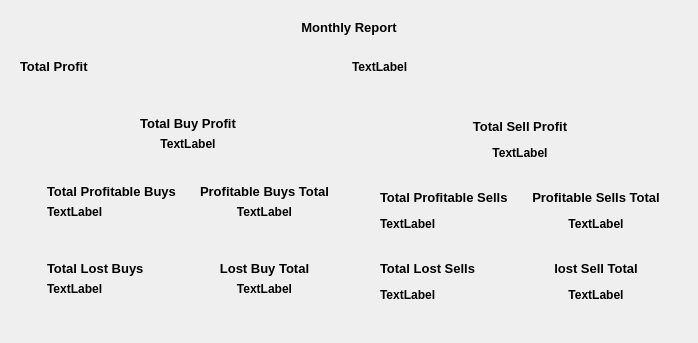
                 <widget class="QWidget" name="widget_70" native="true">
                  <layout class="QVBoxLayout" name="verticalLayout_84">
                   <item>
                    <layout class="QVBoxLayout" name="verticalLayout_83">
                     <item>
                      <widget class="QWidget" name="widget_45" native="true">
                       <layout class="QVBoxLayout" name="verticalLayout_76">
                        <item>
                         <widget class="QLabel" name="weeklyreportlabel_2">
                          <property name="font">
                           <font>
                            <pointsize>10</pointsize>
                            <bold>true</bold>
                           </font>
                          </property>
                          <property name="text">
                           <string>Monthly Report</string>
                          </property>
                          <property name="alignment">
                           <set>Qt::AlignCenter</set>
                          </property>
                         </widget>
                        </item>
                       </layout>
                      </widget>
                     </item>
                     <item>
                      <widget class="QWidget" name="widget_53" native="true">
                       <layout class="QHBoxLayout" name="horizontalLayout_55">
                        <item>
                         <layout class="QHBoxLayout" name="horizontalLayout_60">
                          <item>
                           <widget class="QLabel" name="weeklyreport_total_label_2">
                            <property name="font">
                             <font>
                              <pointsize>10</pointsize>
                              <bold>true</bold>
                             </font>
                            </property>
                            <property name="text">
                             <string>Total Profit</string>
                            </property>
                            <property name="alignment">
                             <set>Qt::AlignLeading|Qt::AlignLeft|Qt::AlignVCenter</set>
                            </property>
                           </widget>
                          </item>
                          <item>
                           <widget class="QLabel" name="filweeklyreport_totalprofit_2">
                            <property name="font">
                             <font>
                              <bold>true</bold>
                             </font>
                            </property>
                            <property name="text">
                             <string>TextLabel</string>
                            </property>
                           </widget>
                          </item>
                         </layout>
                        </item>
                       </layout>
                      </widget>
                     </item>
                     <item>
                      <widget class="QWidget" name="widget_54" native="true">
                       <layout class="QHBoxLayout" name="horizontalLayout_51">
                        <item>
                         <widget class="QWidget" name="widget_60" native="true">
                          <layout class="QVBoxLayout" name="verticalLayout_60">
                           <item>
                            <layout class="QVBoxLayout" name="verticalLayout_59">
                             <item>
                              <widget class="QWidget" name="widget_69" native="true">
                               <layout class="QVBoxLayout" name="verticalLayout_40">
                                <item>
                                 <layout class="QVBoxLayout" name="verticalLayout_64">
                                  <item>
                                   <widget class="QLabel" name="monthreporttutalbuyprofitlabel_6">
                                    <property name="font">
                                     <font>
                                      <pointsize>10</pointsize>
                                      <bold>true</bold>
                                     </font>
                                    </property>
                                    <property name="text">
                                     <string>Total Buy Profit</string>
                                    </property>
                                    <property name="alignment">
                                     <set>Qt::AlignCenter</set>
                                    </property>
                                   </widget>
                                  </item>
                                  <item>
                                   <widget class="QLabel" name="filweekreporttotalbuyprofit_5">
                                    <property name="font">
                                     <font>
                                      <bold>true</bold>
                                     </font>
                                    </property>
                                    <property name="text">
                                     <string>TextLabel</string>
                                    </property>
                                    <property name="alignment">
                                     <set>Qt::AlignCenter</set>
                                    </property>
                                   </widget>
                                  </item>
                                 </layout>
                                </item>
                               </layout>
                              </widget>
                             </item>
                             <item>
                              <widget class="QWidget" name="widget_55" native="true">
                               <layout class="QHBoxLayout" name="horizontalLayout_50">
                                <item>
                                 <widget class="QWidget" name="widget_56" native="true">
                                  <layout class="QHBoxLayout" name="horizontalLayout_84">
                                   <item>
                                    <layout class="QVBoxLayout" name="verticalLayout_63">
                                     <item>
                                      <widget class="QLabel" name="monthreporttutalbuylabel_6">
                                       <property name="font">
                                        <font>
                                         <pointsize>10</pointsize>
                                         <bold>true</bold>
                                        </font>
                                       </property>
                                       <property name="text">
                                        <string>Total Profitable Buys</string>
                                       </property>
                                      </widget>
                                     </item>
                                     <item>
                                      <widget class="QLabel" name="filweekreporttotalbuy_5">
                                       <property name="font">
                                        <font>
                                         <bold>true</bold>
                                        </font>
                                       </property>
                                       <property name="text">
                                        <string>TextLabel</string>
                                       </property>
                                       <property name="alignment">
                                        <set>Qt::AlignLeading|Qt::AlignLeft|Qt::AlignVCenter</set>
                                       </property>
                                      </widget>
                                     </item>
                                    </layout>
                                   </item>
                                  </layout>
                                 </widget>
                                </item>
                                <item>
                                 <widget class="QWidget" name="widget_61" native="true">
                                  <layout class="QHBoxLayout" name="horizontalLayout_49">
                                   <item>
                                    <layout class="QVBoxLayout" name="verticalLayout_67">
                                     <item>
                                      <widget class="QLabel" name="monthreporttutalbuyprofitlabel_13">
                                       <property name="font">
                                        <font>
                                         <pointsize>10</pointsize>
                                         <bold>true</bold>
                                        </font>
                                       </property>
                                       <property name="text">
                                        <string>Profitable Buys Total</string>
                                       </property>
                                       <property name="alignment">
                                        <set>Qt::AlignCenter</set>
                                       </property>
                                      </widget>
                                     </item>
                                     <item>
                                      <widget class="QLabel" name="filweekreporttotalbuyprofit_12">
                                       <property name="font">
                                        <font>
                                         <bold>true</bold>
                                        </font>
                                       </property>
                                       <property name="text">
                                        <string>TextLabel</string>
                                       </property>
                                       <property name="alignment">
                                        <set>Qt::AlignCenter</set>
                                       </property>
                                      </widget>
                                     </item>
                                    </layout>
                                   </item>
                                  </layout>
                                 </widget>
                                </item>
                               </layout>
                              </widget>
                             </item>
                             <item>
                              <widget class="QWidget" name="widget_57" native="true">
                               <layout class="QHBoxLayout" name="horizontalLayout_85">
                                <item>
                                 <layout class="QHBoxLayout" name="horizontalLayout_86">
                                  <item>
                                   <widget class="QWidget" name="widget_58" native="true">
                                    <layout class="QHBoxLayout" name="horizontalLayout_87">
                                     <item>
                                      <layout class="QVBoxLayout" name="verticalLayout_74">
                                       <item>
                                        <widget class="QLabel" name="monthreporttutalbuylabel_7">
                                         <property name="font">
                                          <font>
                                           <pointsize>10</pointsize>
                                           <bold>true</bold>
                                          </font>
                                         </property>
                                         <property name="text">
                                          <string>Total Lost Buys</string>
                                         </property>
                                        </widget>
                                       </item>
                                       <item>
                                        <widget class="QLabel" name="filweekreporttotalbuy_6">
                                         <property name="font">
                                          <font>
                                           <bold>true</bold>
                                          </font>
                                         </property>
                                         <property name="text">
                                          <string>TextLabel</string>
                                         </property>
                                         <property name="alignment">
                                          <set>Qt::AlignLeading|Qt::AlignLeft|Qt::AlignVCenter</set>
                                         </property>
                                        </widget>
                                       </item>
                                      </layout>
                                     </item>
                                    </layout>
                                   </widget>
                                  </item>
                                  <item>
                                   <widget class="QWidget" name="widget_59" native="true">
                                    <layout class="QHBoxLayout" name="horizontalLayout_88">
                                     <item>
                                      <layout class="QVBoxLayout" name="verticalLayout_75">
                                       <item>
                                        <widget class="QLabel" name="monthreporttutalbuyprofitlabel_7">
                                         <property name="font">
                                          <font>
                                           <pointsize>10</pointsize>
                                           <bold>true</bold>
                                          </font>
                                         </property>
                                         <property name="text">
                                          <string>Lost Buy Total</string>
                                         </property>
                                         <property name="alignment">
                                          <set>Qt::AlignCenter</set>
                                         </property>
                                        </widget>
                                       </item>
                                       <item>
                                        <widget class="QLabel" name="filweekreporttotalbuyprofit_6">
                                         <property name="font">
                                          <font>
                                           <bold>true</bold>
                                          </font>
                                         </property>
                                         <property name="text">
                                          <string>TextLabel</string>
                                         </property>
                                         <property name="alignment">
                                          <set>Qt::AlignCenter</set>
                                         </property>
                                        </widget>
                                       </item>
                                      </layout>
                                     </item>
                                    </layout>
                                   </widget>
                                  </item>
                                 </layout>
                                </item>
                               </layout>
                              </widget>
                             </item>
                            </layout>
                           </item>
                          </layout>
                         </widget>
                        </item>
                        <item>
                         <widget class="QWidget" name="widget_63" native="true">
                          <layout class="QVBoxLayout" name="verticalLayout_73">
                           <item>
                            <layout class="QVBoxLayout" name="verticalLayout_58">
                             <item>
                              <widget class="QWidget" name="widget_68" native="true">
                               <layout class="QHBoxLayout" name="horizontalLayout_52">
                                <item>
                                 <layout class="QVBoxLayout" name="verticalLayout_78">
                                  <item>
                                   <widget class="QLabel" name="monthreporttutalbuyprofitlabel_8">
                                    <property name="font">
                                     <font>
                                      <pointsize>10</pointsize>
                                      <bold>true</bold>
                                     </font>
                                    </property>
                                    <property name="text">
                                     <string>Total Sell Profit</string>
                                    </property>
                                    <property name="alignment">
                                     <set>Qt::AlignCenter</set>
                                    </property>
                                   </widget>
                                  </item>
                                  <item>
                                   <widget class="QLabel" name="filweekreporttotalbuyprofit_7">
                                    <property name="font">
                                     <font>
                                      <bold>true</bold>
                                     </font>
                                    </property>
                                    <property name="text">
                                     <string>TextLabel</string>
                                    </property>
                                    <property name="alignment">
                                     <set>Qt::AlignCenter</set>
                                    </property>
                                   </widget>
                                  </item>
                                 </layout>
                                </item>
                               </layout>
                              </widget>
                             </item>
                             <item>
                              <layout class="QHBoxLayout" name="horizontalLayout_48">
                               <item>
                                <widget class="QWidget" name="widget_62" native="true">
                                 <layout class="QHBoxLayout" name="horizontalLayout_46">
                                  <item>
                                   <layout class="QVBoxLayout" name="verticalLayout_77">
                                    <item>
                                     <widget class="QLabel" name="monthreporttutalbuylabel_8">
                                      <property name="font">
                                       <font>
                                        <pointsize>10</pointsize>
                                        <bold>true</bold>
                                       </font>
                                      </property>
                                      <property name="text">
                                       <string>Total Profitable Sells</string>
                                      </property>
                                     </widget>
                                    </item>
                                    <item>
                                     <widget class="QLabel" name="filweekreporttotalbuy_7">
                                      <property name="font">
                                       <font>
                                        <bold>true</bold>
                                       </font>
                                      </property>
                                      <property name="text">
                                       <string>TextLabel</string>
                                      </property>
                                      <property name="alignment">
                                       <set>Qt::AlignLeading|Qt::AlignLeft|Qt::AlignVCenter</set>
                                      </property>
                                     </widget>
                                    </item>
                                   </layout>
                                  </item>
                                 </layout>
                                </widget>
                               </item>
                               <item>
                                <widget class="QWidget" name="widget_39" native="true">
                                 <layout class="QHBoxLayout" name="horizontalLayout_47">
                                  <item>
                                   <layout class="QVBoxLayout" name="verticalLayout_82">
                                    <item>
                                     <widget class="QLabel" name="monthreporttutalbuyprofitlabel_12">
                                      <property name="font">
                                       <font>
                                        <pointsize>10</pointsize>
                                        <bold>true</bold>
                                       </font>
                                      </property>
                                      <property name="text">
                                       <string>Profitable Sells Total</string>
                                      </property>
                                      <property name="alignment">
                                       <set>Qt::AlignCenter</set>
                                      </property>
                                     </widget>
                                    </item>
                                    <item>
                                     <widget class="QLabel" name="filweekreporttotalbuyprofit_11">
                                      <property name="font">
                                       <font>
                                        <bold>true</bold>
                                       </font>
                                      </property>
                                      <property name="text">
                                       <string>TextLabel</string>
                                      </property>
                                      <property name="alignment">
                                       <set>Qt::AlignCenter</set>
                                      </property>
                                     </widget>
                                    </item>
                                   </layout>
                                  </item>
                                 </layout>
                                </widget>
                               </item>
                              </layout>
                             </item>
                             <item>
                              <layout class="QHBoxLayout" name="horizontalLayout_94">
                               <item>
                                <widget class="QWidget" name="widget_64" native="true">
                                 <layout class="QHBoxLayout" name="horizontalLayout_95">
                                  <item>
                                   <layout class="QVBoxLayout" name="verticalLayout_79">
                                    <item>
                                     <widget class="QLabel" name="monthreporttutalbuylabel_9">
                                      <property name="font">
                                       <font>
                                        <pointsize>10</pointsize>
                                        <bold>true</bold>
                                       </font>
                                      </property>
                                      <property name="text">
                                       <string>Total Lost Sells</string>
                                      </property>
                                     </widget>
                                    </item>
                                    <item>
                                     <widget class="QLabel" name="filweekreporttotalbuy_8">
                                      <property name="font">
                                       <font>
                                        <bold>true</bold>
                                       </font>
                                      </property>
                                      <property name="text">
                                       <string>TextLabel</string>
                                      </property>
                                      <property name="alignment">
                                       <set>Qt::AlignLeading|Qt::AlignLeft|Qt::AlignVCenter</set>
                                      </property>
                                     </widget>
                                    </item>
                                   </layout>
                                  </item>
                                 </layout>
                                </widget>
                               </item>
                               <item>
                                <widget class="QWidget" name="widget_65" native="true">
                                 <layout class="QHBoxLayout" name="horizontalLayout_96">
                                  <item>
                                   <layout class="QVBoxLayout" name="verticalLayout_80">
                                    <item>
                                     <widget class="QLabel" name="monthreporttutalbuyprofitlabel_9">
                                      <property name="font">
                                       <font>
                                        <pointsize>10</pointsize>
                                        <bold>true</bold>
                                       </font>
                                      </property>
                                      <property name="text">
                                       <string>lost Sell Total</string>
                                      </property>
                                      <property name="alignment">
                                       <set>Qt::AlignCenter</set>
                                      </property>
                                     </widget>
                                    </item>
                                    <item>
                                     <widget class="QLabel" name="filweekreporttotalbuyprofit_8">
                                      <property name="font">
                                       <font>
                                        <bold>true</bold>
                                       </font>
                                      </property>
                                      <property name="text">
                                       <string>TextLabel</string>
                                      </property>
                                      <property name="alignment">
                                       <set>Qt::AlignCenter</set>
                                      </property>
                                     </widget>
                                    </item>
                                   </layout>
                                  </item>
                                 </layout>
                                </widget>
                               </item>
                              </layout>
                             </item>
                            </layout>
                           </item>
                          </layout>
                         </widget>
                        </item>
                       </layout>
                      </widget>
                     </item>
                    </layout>
                   </item>
                  </layout>
                 </widget>
